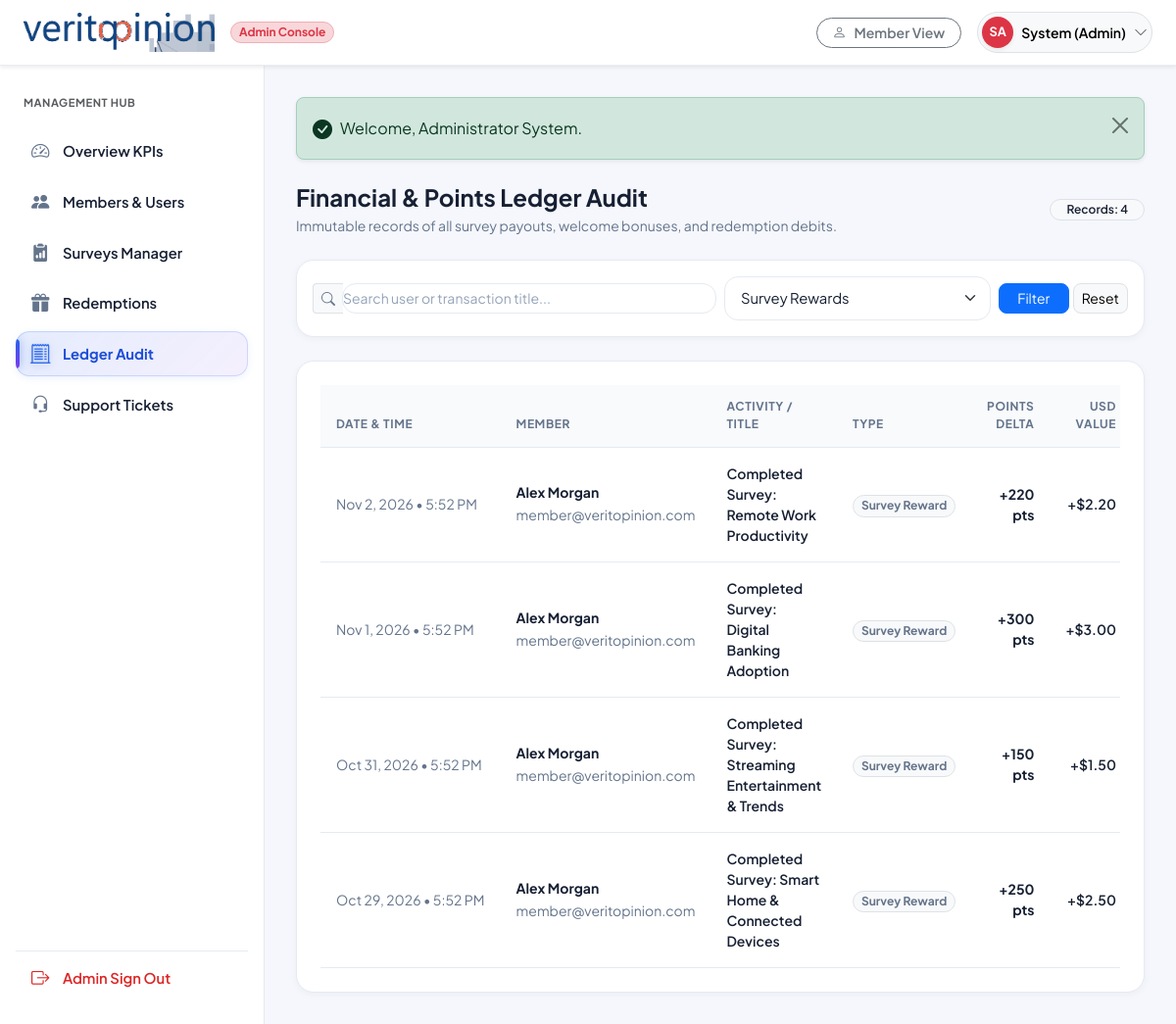
Screenshot of /admin/transactions.php?type=survey_reward (signed in) with the database file from the repository.
### tables this page shows
CREATE TABLE `users` (
  `id` INT AUTO_INCREMENT PRIMARY KEY,
  `first_name` VARCHAR(100) NOT NULL,
  `last_name` VARCHAR(100) NOT NULL,
  `email` VARCHAR(191) NOT NULL UNIQUE,
  `pending_email` VARCHAR(191) DEFAULT NULL,
  `email_verification_token` VARCHAR(255) DEFAULT NULL,
  `email_verification_expires_at` DATETIME DEFAULT NULL,
  `password_hash` VARCHAR(255) NOT NULL,
  `country` VARCHAR(100) NOT NULL DEFAULT 'United States',
  `state` VARCHAR(100) DEFAULT NULL,
  `city` VARCHAR(100) DEFAULT NULL,
  `phone` VARCHAR(50) DEFAULT NULL,
  `date_of_birth` DATE DEFAULT NULL,
  `gender` VARCHAR(50) DEFAULT NULL,
  `avatar` VARCHAR(255) DEFAULT NULL,
  `employment_status` VARCHAR(100) DEFAULT NULL,
  `annual_income` VARCHAR(100) DEFAULT NULL,
  `education_level` VARCHAR(100) DEFAULT NULL,
  `role` ENUM('member', 'admin') NOT NULL DEFAULT 'member',
  `status` ENUM('active', 'suspended', 'pending') NOT NULL DEFAULT 'active',
  `balance_points` INT NOT NULL DEFAULT 0,
  `lifetime_earnings_usd` DECIMAL(10,2) NOT NULL DEFAULT 0.00,
  `completed_surveys_count` INT NOT NULL DEFAULT 0,
  `profile_completion_pct` INT NOT NULL DEFAULT 35,
  `notification_preferences` TEXT DEFAULT NULL,
  `reset_token` VARCHAR(255) DEFAULT NULL,
  `reset_expires_at` DATETIME DEFAULT NULL,
  `deleted_at` DATETIME DEFAULT NULL,
  `created_at` TIMESTAMP DEFAULT CURRENT_TIMESTAMP,
  `updated_at` TIMESTAMP DEFAULT CURRENT_TIMESTAMP ON UPDATE CURRENT_TIMESTAMP,
  INDEX `idx_users_email` (`email`),
  INDEX `idx_users_role` (`role`),
  INDEX `idx_users_status` (`status`),
  INDEX `idx_users_deleted` (`deleted_at`)
);

CREATE TABLE `transactions` (
  `id` INT AUTO_INCREMENT PRIMARY KEY,
  `user_id` INT NOT NULL,
  `type` ENUM('welcome_bonus', 'survey_reward', 'redemption', 'bonus', 'adjustment') NOT NULL,
  `title` VARCHAR(255) NOT NULL,
  `points` INT NOT NULL,
  `amount_usd` DECIMAL(10,2) NOT NULL,
  `status` ENUM('pending', 'completed', 'cancelled') NOT NULL DEFAULT 'completed',
  `created_at` TIMESTAMP DEFAULT CURRENT_TIMESTAMP,
  INDEX `idx_tx_user` (`user_id`),
  INDEX `idx_tx_type` (`type`),
  CONSTRAINT `fk_tx_user` FOREIGN KEY (`user_id`) REFERENCES `users`(`id`) ON DELETE CASCADE
);

### includes/auth_check.php (called while the page is built, shortened)
<?php
require_once __DIR__ . '/functions.php';
function is_logged_in(): bool {
    if (!empty($_SESSION['user_id'])) {
        return true;
    }
    if (!empty($_COOKIE['vy_auth_token'])) {
        $raw = base64_decode($_COOKIE['vy_auth_token'], true);
        if ($raw && str_contains($raw, ':')) {
            $parts = explode(':', $raw);
            if (count($parts) === 3) {
                [$uId, $expiry, $sig] = $parts;
                $uId = (int)$uId;
                $exp = (int)$expiry;
                if ($uId > 0 && $exp > time()) {
                    try {
                        $db = get_db();
                        $stmt = $db->prepare("SELECT id, role, status, password_hash FROM users WHERE id = :id");
                        $stmt->execute([':id' => $uId]);
                        $u = $stmt->fetch();
                        if ($u && $u['status'] !== 'suspended') {
                            $hashSnippet = substr((string)$u['password_hash'], 0, 16);
                            $expectedSig = hash_hmac('sha256', "{$uId}:{$exp}:{$hashSnippet}", get_app_secret());
                            if (hash_equals($expectedSig, $sig)) {
                                return true;
                            }
                        }
                    } catch (Throwable $e) {
                    }
                }
            }
        }
    }
    return false;
}
function current_user(): ?array {
    static $cachedUser = null;
    if ($cachedUser !== null) {
        return $cachedUser;
    }
    $db = get_db();
    try {
        $stmt = $db->prepare("
            SELECT id, first_name, last_name, email, pending_email, email_verification_token,
                   country, state, city, phone, date_of_birth, gender, avatar,
                   employment_status, annual_income, education_level, role, status,
                   balance_points, lifetime_earnings_usd, completed_surveys_count,
                   profile_completion_pct, notification_preferences, created_at, updated_at
            FROM users
            WHERE id = :id
        ");
        $stmt->execute([':id' => $_SESSION['user_id']]);
        $user = $stmt->fetch();
    } catch (Throwable $e) {
        try {
            $stmt = $db->prepare("
                SELECT id, first_name, last_name, email,
                       country, phone, date_of_birth, gender,
                       employment_status, annual_income, education_level, role, status,
                       balance_points, lifetime_earnings_usd, completed_surveys_count,
                       profile_completion_pct, created_at, updated_at
                FROM users
                WHERE id = :id
            ");
            $stmt->execute([':id' => $_SESSION['user_id']]);
            $user = $stmt->fetch();
            if ($user) {
                $user['pending_email'] = null;
                $user['email_verification_token'] = null;
                $user['email_verification_expires_at'] = null;
                $user['state'] = null;
                $user['city'] = null;
                $user['avatar'] = null;
                $user['notification_preferences'] = null;
            }
        } catch (Throwable $e2) {
            $user = null;
        }
    }
    $cachedUser = $user;
    return $cachedUser;
}
function require_admin(): array {
    $user = current_user();
    return $user;
}

### admin/transactions.php (the view, shortened to what this page needs)
<?php
require_once __DIR__ . '/../includes/functions.php';
require_once __DIR__ . '/../includes/auth_check.php';
$admin = require_admin();
$db = get_db();
$typeFilter = trim($_GET['type'] ?? 'all');
$search = trim($_GET['search'] ?? '');
$sql = "
    SELECT t.*, u.first_name, u.last_name, u.email
    FROM transactions t
    JOIN users u ON u.id = t.user_id
    WHERE 1=1
";
$params = [];
if ($typeFilter !== 'all' && !empty($typeFilter)) {
    $sql .= " AND t.type = :type";
    $params[':type'] = $typeFilter;
}
$sql .= " ORDER BY t.created_at DESC LIMIT 150";
$stmt = $db->prepare($sql);
$stmt->execute($params);
$transactions = $stmt->fetchAll();
require_once __DIR__ . '/../includes/admin_header.php';
?>
<div class="portal-wrapper">
    <?php require_once __DIR__ . '/../includes/admin_sidebar.php'; ?>
    <div class="portal-main">
        <?= render_flash() ?>
        <div class="d-flex flex-column flex-md-row justify-content-between align-items-start align-items-md-center gap-3 mb-4">
            <div>
                <h4 class="fw-bold text-dark mb-1">Financial & Points Ledger Audit</h4>
                <p class="text-muted small mb-0">Immutable records of all survey payouts, welcome bonuses, and redemption debits.</p>
            </div>
            <span class="badge bg-light text-dark border rounded-pill px-3 py-1.5 small fw-semibold">
                Records: <?= count($transactions) ?>
            </span>
        </div>
        <div class="card card-vy border-0 shadow-sm p-3 mb-4">
            <form method="GET" action="<?= BASE_URL ?>/admin/transactions.php" class="row g-2 align-items-center">
                <div class="col-md-6">
                    <div class="input-group input-group-sm">
                        <span class="input-group-text bg-light border-end-0 text-muted"><i class="bi bi-search"></i></span>
                        <input type="text" name="search" class="form-control border-start-0 ps-0" placeholder="Search user or transaction title..." value="<?= e($search) ?>">
                    </div>
                </div>
                <div class="col-md-4">
                    <select name="type" class="form-select form-select-sm">
                        <option value="survey_reward" <?= $typeFilter === 'survey_reward' ? 'selected' : '' ?>>Survey Rewards</option>
                    </select>
                </div>
                <div class="col-md-2 d-flex gap-1">
                    <button type="submit" class="btn btn-sm btn-primary w-100 rounded-3">Filter</button>
                    <a href="<?= BASE_URL ?>/admin/transactions.php" class="btn btn-sm btn-light border rounded-3">Reset</a>
                </div>
            </form>
        </div>
        <div class="card card-vy border-0 shadow-sm p-4">
            <?php if (empty($transactions)): ?>
                <div class="text-center py-4 text-muted small">No transactions matched your search criteria.</div>
            <?php else: ?>
                <div class="table-responsive">
                    <table class="table table-hover align-middle mb-0">
                        <thead class="table-light small text-muted">
                            <tr>
                                <th>Date & Time</th>
                                <th>Member</th>
                                <th>Activity / Title</th>
                                <th>Type</th>
                                <th class="text-end">Points Delta</th>
                                <th class="text-end">USD Value</th>
                            </tr>
                        </thead>
                        <tbody>
                            <?php foreach ($transactions as $t): ?>
                                <tr>
                                    <td class="small text-muted text-nowrap">
                                        <?= date('M j, Y • g:i A', strtotime($t['created_at'])) ?>
                                    </td>
                                    <td>
                                        <div class="fw-bold text-dark small"><?= e($t['first_name'] . ' ' . $t['last_name']) ?></div>
                                        <small class="text-muted"><?= e($t['email']) ?></small>
                                    </td>
                                    <td>
                                        <div class="fw-semibold small text-dark"><?= e($t['title']) ?></div>
                                    </td>
                                    <td>
                                        <span class="badge bg-light text-secondary border rounded-pill small text-capitalize">
                                            <?= str_replace('_', ' ', e($t['type'])) ?>
                                        </span>
                                    </td>
                                    <td class="text-end fw-bold small <?= $t['points'] >= 0 ? 'text-success' : 'text-danger' ?>">
                                        <?= $t['points'] >= 0 ? '+' : '' ?><?= number_format($t['points']) ?> pts
                                    </td>
                                    <td class="text-end small fw-semibold text-dark">
                                        <?= $t['amount_usd'] >= 0 ? '+' : '' ?><?= format_currency($t['amount_usd']) ?>
                                    </td>
                                </tr>
                            <?php endforeach; ?>
                        </tbody>
                    </table>
                </div>
            <?php endif; ?>
        </div>
<?php require_once __DIR__ . '/../includes/admin_footer.php'; ?>

### includes/admin_header.php (shortened to what this page needs)
<?php
require_once __DIR__ . '/functions.php';
require_once __DIR__ . '/auth_check.php';
$admin = require_admin();
$initials = strtoupper(substr($admin['first_name'], 0, 1) . substr($admin['last_name'], 0, 1));
?>
<!DOCTYPE html>
<html lang="en">
<head>
    <link href="https://cdn.jsdelivr.net/npm/bootstrap@5.3.3/dist/css/bootstrap.min.css" rel="stylesheet">
    <link rel="stylesheet" href="https://cdn.jsdelivr.net/npm/bootstrap-icons@1.11.3/font/bootstrap-icons.min.css">
    <link rel="stylesheet" href="<?= BASE_URL ?>/assets/css/style.css">
</head>
<body class="bg-light">
<header class="navbar navbar-expand bg-white border-bottom border-light-subtle sticky-top px-3 py-2 shadow-sm">
    <div class="container-fluid px-2">
        <div class="d-flex align-items-center gap-3">
            <a class="navbar-brand d-flex align-items-center m-0" href="<?= BASE_URL ?>/admin/dashboard.php" aria-label="Veritopinion">
                <img src="<?= BASE_URL ?>/assets/images/veritopinion-logo.png" alt="Veritopinion" height="34" class="brand-logo-img">
            </a>
            <span class="badge bg-danger-subtle text-danger border border-danger-subtle rounded-pill px-2.5 py-1 fw-bold small">
                Admin Console
            </span>
        </div>
        <div class="d-flex align-items-center gap-3 ms-auto">
            <a href="<?= BASE_URL ?>/member/dashboard.php" class="btn btn-sm btn-outline-secondary rounded-pill px-3 py-1.5 small fw-semibold d-none d-md-inline-flex align-items-center gap-1">
                <i class="bi bi-person me-1"></i> Member View
            </a>
            <div class="dropdown">
                <button class="btn btn-light rounded-pill p-1 pe-2.5 d-flex align-items-center gap-2 border" type="button" id="adminMenuBtn" data-bs-toggle="dropdown" aria-expanded="false">
                    <div class="rounded-circle bg-danger text-white fw-bold d-flex align-items-center justify-content-center shadow-sm" style="width: 32px; height: 32px; font-size: 0.8rem;">
                        <?= $initials ?>
                    </div>
                    <span class="fw-semibold small d-none d-sm-inline"><?= e($admin['first_name']) ?> (Admin)</span>
                    <i class="bi bi-chevron-down small text-muted"></i>
                </button>
            </div>
        </div>
    </div>
</header>

### rows the page displays
users: initials "SA", first_name "System"
transactions: created_at "Nov 2, 2026 • 5:52 PM", user.last_name "Alex Morgan", user.email "member@veritopinion.com", title "Completed Survey: Remote Work Productivity", type "Survey Reward", points "220", amount_usd "$2.20"
transactions: created_at "Nov 1, 2026 • 5:52 PM", user.last_name "Alex Morgan", user.email "member@veritopinion.com", title "Completed Survey: Digital Banking Adoption", type "Survey Reward", points "300", amount_usd "$3.00"
transactions: created_at "Oct 31, 2026 • 5:52 PM", user.last_name "Alex Morgan", user.email "member@veritopinion.com", title "Completed Survey: Streaming Entertainment & Trends", type "Survey Reward", points "150", amount_usd "$1.50"
transactions: created_at "Oct 29, 2026 • 5:52 PM", user.last_name "Alex Morgan", user.email "member@veritopinion.com", title "Completed Survey: Smart Home & Connected Devices", type "Survey Reward", points "250", amount_usd "$2.50"

### other values shown
$msg "Welcome, Administrator System."
count($transactions) "4"
